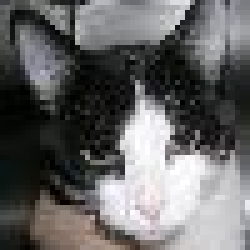
#> input picture python_scripts/Machine_learning/CNN/cat_dog_classification_CNN/training_set/cats/cat.1014.jpg, 50 x 50 px (shown 5 times larger); its folder holds only this picture in this run
$ python reshaper_script.py
#> lines starting #> are read from the running program, lines starting #| are printed output that depends on the picture
############################################################
# reshaper script: This script actually reshapes the given #
# image to the required size of 300 by 300 pixels          #
# developed by Ramkumar                                    #
############################################################

import cv2, os, glob, matplotlib.pyplot as plt

# reshaping the train datasets--------------------------------------------------
# dealing with cat files
os.chdir("training_set/cats")
files = glob.glob1(os.getcwd(),"*.jpg")

for file in files:
    img = plt.imread(file)
#> img is the input picture: shape (50, 50, 3); mean R, G, B 102, 101.5, 101.4
    tmp = cv2.resize(img,(300,300))
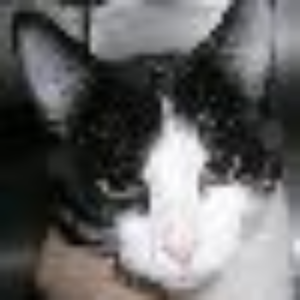
#> tmp: shape (300, 300, 3); mean R, G, B 101.9, 101.3, 101.2
    plt.imsave(file,tmp)
    print("done with file : ",file)

# dealing with dog files
os.chdir("../dogs/")
files = glob.glob1(os.getcwd(),"*.jpg")

for file in files:
    img = plt.imread(file)
    tmp = cv2.resize(img,(300,300))
    plt.imsave(file,tmp)
    print("done with file : ",file)
#
os.chdir("../../")

# reshaping the test datasets---------------------------------------------------
# dealing with cat files
os.chdir("test_set/cats")
files = glob.glob1(os.getcwd(),"*.jpg")

for file in files:
    img = plt.imread(file)
    tmp = cv2.resize(img,(300,300))
    plt.imsave(file,tmp)
    print("done with file : ",file)

# dealing with dog files
os.chdir("../dogs/")
files = glob.glob1(os.getcwd(),"*.jpg")

for file in files:
    img = plt.imread(file)
    tmp = cv2.resize(img,(300,300))
    plt.imsave(file,tmp)
    print("done with file : ",file)
#
os.chdir("../../")

$ run again, on python_scripts/Machine_learning/CNN/cat_dog_classification_CNN/training_set/cats/cat.1417.jpg
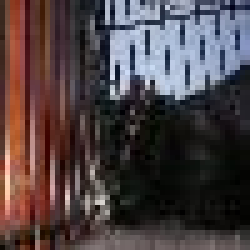
#> input picture python_scripts/Machine_learning/CNN/cat_dog_classification_CNN/training_set/cats/cat.1417.jpg, 50 x 50 px (shown 5 times larger)
#> img is the input picture: shape (50, 50, 3); mean R, G, B 77.3, 65.4, 67.5
#> `tmp = cv2.resize(img,(300,300))`:
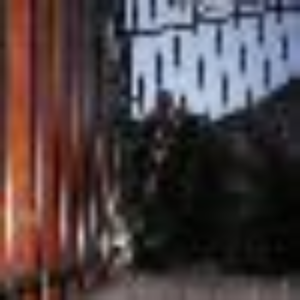
#> tmp: shape (300, 300, 3); mean R, G, B 77.2, 65.3, 67.4

$ run again, on python_scripts/Machine_learning/CNN/cat_dog_classification_CNN/training_set/cats/cat.1458.jpg
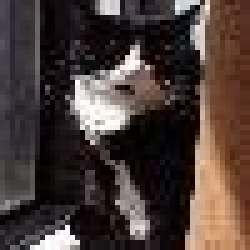
#> input picture python_scripts/Machine_learning/CNN/cat_dog_classification_CNN/training_set/cats/cat.1458.jpg, 50 x 50 px (shown 5 times larger)
#> img is the input picture: shape (50, 50, 3); mean R, G, B 74, 60.2, 56.1
#> `tmp = cv2.resize(img,(300,300))`:
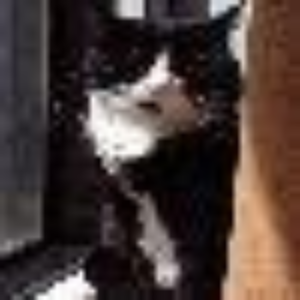
#> tmp: shape (300, 300, 3); mean R, G, B 73.9, 60.1, 56

$ run again, on python_scripts/Machine_learning/CNN/cat_dog_classification_CNN/training_set/cats/cat.1462.jpg
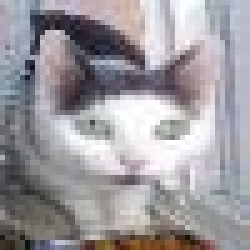
#> input picture python_scripts/Machine_learning/CNN/cat_dog_classification_CNN/training_set/cats/cat.1462.jpg, 50 x 50 px (shown 5 times larger)
#> img is the input picture: shape (50, 50, 3); mean R, G, B 157, 153.9, 158.1
#> `tmp = cv2.resize(img,(300,300))`:
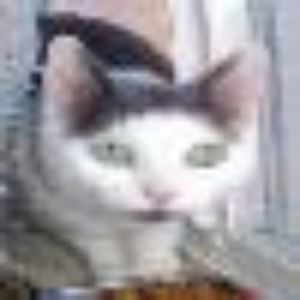
#> tmp: shape (300, 300, 3); mean R, G, B 156.9, 153.8, 158

$ run again, on python_scripts/Machine_learning/CNN/cat_dog_classification_CNN/training_set/cats/cat.1101.jpg
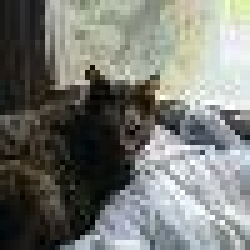
#> input picture python_scripts/Machine_learning/CNN/cat_dog_classification_CNN/training_set/cats/cat.1101.jpg, 50 x 50 px (shown 5 times larger)
#> img is the input picture: shape (50, 50, 3); mean R, G, B 119.8, 122, 116.4
#> `tmp = cv2.resize(img,(300,300))`:
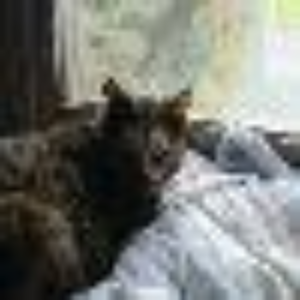
#> tmp: shape (300, 300, 3); mean R, G, B 119.7, 121.9, 116.3
